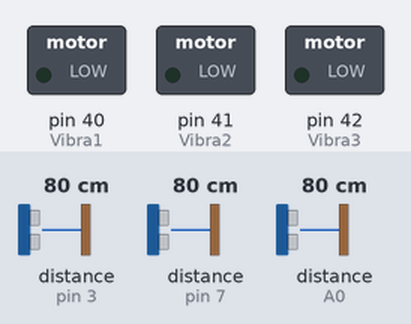
Recording of a sketch running on a simulated Arduino Mega 2560, built with avr-gcc and run on an emulated ATmega2560. Parts: switched loads named in the sketch (green lamp = pin HIGH). Wiring (inferred from the names in the program): 2 × ultrasonic range finder: trigger pin 2, echo pin 3 / trigger pin 6, echo pin 7. Dashed ring = blinking. Inputs (shaded band) come from the test bench; at power-on: distance to the obstacle (sensors on pin 3, pin 7, A0) 80 cm. The echo pulse lasts 58.3 µs per cm; pins used as bus, display or sensor lines are not drawn; what the sketch prints to the serial monitor is not drawn.

Above: at 1.2 s.
1.3 s: distance to the obstacle (sensor on pin 3) set to 36 cm
2.8 s: distance to the obstacle (sensor on pin 3) set to 28 cm
At 2.94 s:
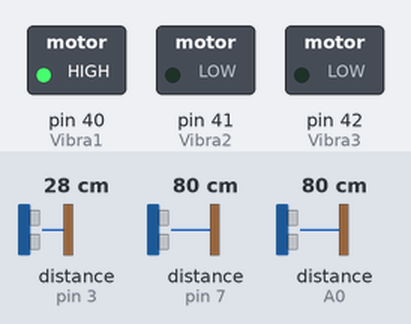
5.8 s: distance to the obstacle (sensor on pin 7) set to 33 cm
8.8 s: distance to the obstacle (sensor on pin 7) set to 27 cm
At 9.0 s:
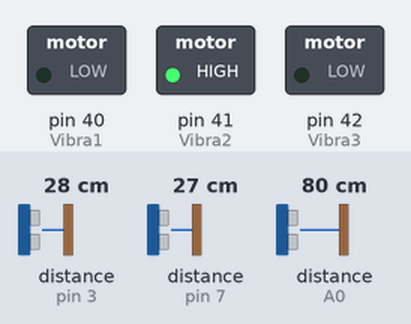
11.8 s: distance to the obstacle (sensor on pin 7) set to 35 cm
At 12.16 s:
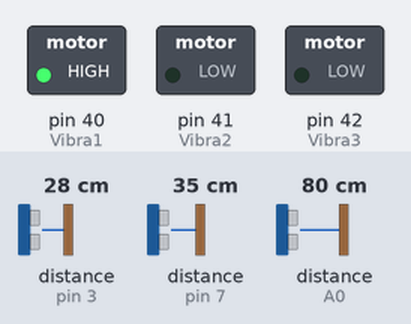
14.8 s: distance to the obstacle (sensor on pin 7) set to 2 cm
At 15.17 s:
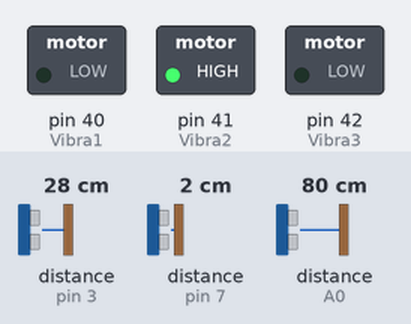
Timing chart, 0 to 18.8 s (numbered marks = the images above; inputs shaded):
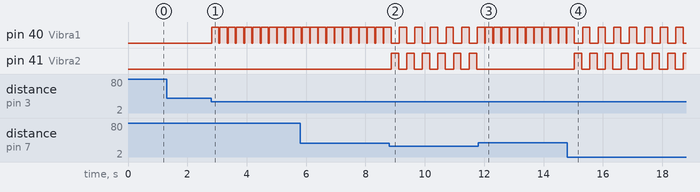

Measured:
- the behaviour switches between 32 and 31 cm on distance to the obstacle (sensor on pin 3) (found by bisection; images 0 and 1)
- the behaviour switches between 32 and 31 cm on distance to the obstacle (sensor on pin 7) (found by bisection; images 1 and 2)
- after the input at 1.3 s, every drawn part: stays the same
- after the input at 2.8 s, pin 40 (Vibra1): alternates HIGH for 0.25 s and LOW for 0.03 s, starting at once
- after the input at 8.8 s, pin 40 (Vibra1): alternates HIGH for 0.25 s and LOW for 0.27 s, starting after 0.34 s; pin 41 (Vibra2): alternates HIGH for 0.25 s and LOW for 0.27 s, starting after 0.07 s
- after the input at 11.8 s, pin 40 (Vibra1): alternates HIGH for 0.25 s and LOW for 0.03 s, starting after 0.24 s; pin 41 (Vibra2): stops changing and stays LOW
- after the input at 14.8 s, pin 40 (Vibra1): alternates HIGH for 0.25 s and LOW for 0.27 s, starting after 0.51 s; pin 41 (Vibra2): alternates HIGH for 0.25 s and LOW for 0.27 s, starting after 0.24 s

The sketch:

Project.ino
```cpp
  #include <SharpIR.h>

const int trigPin1 = 2;
const int echoPin1 = 3;

const int trigPin2 = 4;
const int echoPin2 = 5;

const int trigPin3 = 6;
const int echoPin3 = 7;

const int Vibra1 = 40;
const int GND_vibra1 = 50;

const int Vibra2 = 41;
const int GND_vibra2 = 51;

const int Vibra3 = 42;
const int GND_vibra3 = 52;

const int VCC1 = 22;
const int GND1 = 25;

const int VCC2 = 28;
const int GND2 = 31;

const int VCC3 = 32;
const int GND3 = 34 ;

const int VCC4 = 44;
const int GND4 = 45;

String msg_send = "";

SharpIR sensor( SharpIR::GP2Y0A41SK0F, A0 );

///////////////////////////////////////////////////////////////

void setup() {
  pinMode(trigPin1, OUTPUT);
  pinMode(echoPin1, INPUT);

  pinMode(trigPin2, OUTPUT);
  pinMode(echoPin2, INPUT);

  pinMode(trigPin3, OUTPUT);
  pinMode(echoPin3, INPUT);

  pinMode(VCC1, OUTPUT);
  pinMode(GND1, OUTPUT);

  pinMode(VCC2, OUTPUT);
  pinMode(GND2, OUTPUT);

  pinMode(VCC3, OUTPUT);
  pinMode(GND3, OUTPUT);

  pinMode(VCC4, OUTPUT);
  pinMode(GND4, OUTPUT);

  pinMode(GND_vibra1, OUTPUT);
  pinMode(GND_vibra2, OUTPUT);
  pinMode(GND_vibra3, OUTPUT);

  pinMode(Vibra1, OUTPUT);
  pinMode(Vibra2, OUTPUT);
  pinMode(Vibra3, OUTPUT);

  Serial.begin(9600); // Starts the serial communication
}

///////////////////////////////////////////////////////////////

void loop() {

  digitalWrite(VCC1, HIGH);
  digitalWrite(VCC2, HIGH);
  digitalWrite(VCC3, HIGH);
  digitalWrite(VCC4, HIGH);
  digitalWrite(GND1, LOW);
  digitalWrite(GND2, LOW);
  digitalWrite(GND3, LOW);
  digitalWrite(GND4, LOW);
  digitalWrite(GND_vibra1, LOW);
  digitalWrite(GND_vibra2, LOW);
  digitalWrite(GND_vibra3, LOW);

measureDist(trigPin1,echoPin1,Vibra1);


measureDist(trigPin3,echoPin3,Vibra2);

irDist();

}


///////////////////////////////////////////////////////////////
int measureDist(int triggerPin, int echoPin, int motorPin) {
  long duration1;
  int distance1;
  digitalWrite(triggerPin, LOW);
  delayMicroseconds(2);
  digitalWrite(triggerPin, HIGH);
  delayMicroseconds(10);
  digitalWrite(triggerPin, LOW);
  duration1 = pulseIn(echoPin, HIGH);
  distance1= duration1*0.034/2;
    if(distance1<=30){
      digitalWrite(motorPin, HIGH);
      delay(250);
      digitalWrite(motorPin, LOW);

      msg_send+='L';
    }
    else{
      msg_send+='B';

    }
}

///////////////////////////////////////////////////////////////


///////////////////////////////////////////////////////////////

int irDist() {
  int distance2 = sensor.getDistance();
  if (distance2 <= 3) {

    digitalWrite(Vibra3, HIGH);
    delayMicroseconds(150);
    digitalWrite(Vibra3, LOW);
    msg_send += 'L';
  }
  else {

    digitalWrite(Vibra3, LOW);
    msg_send += 'B';
  }
  Serial.println(distance2);
  return distance2;

}
```
